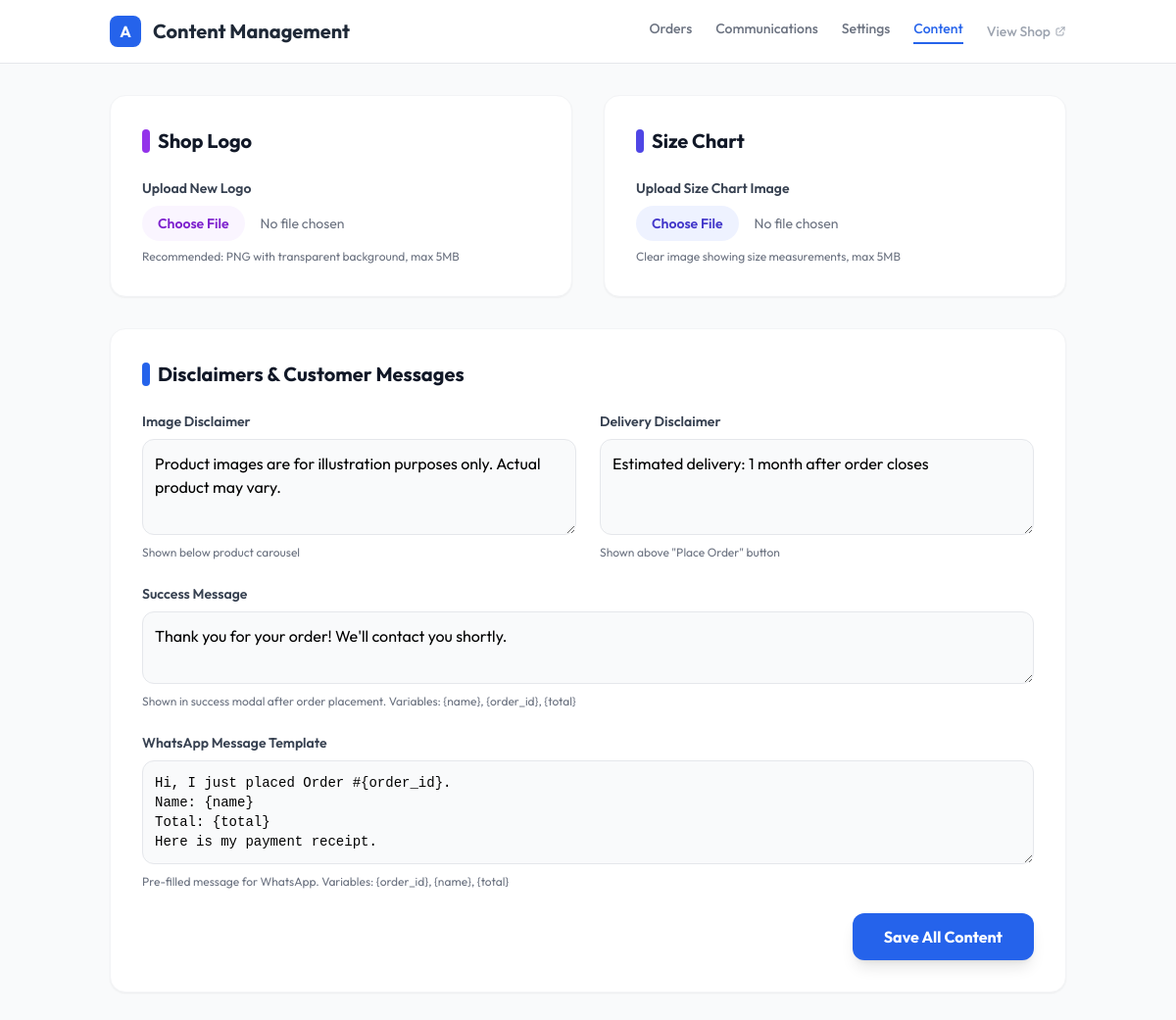
Screenshot of /admin/content.php (signed in) with the database file from the repository.
### tables this page shows
CREATE TABLE shop_settings (
    id INT PRIMARY KEY DEFAULT 1,
    shop_title VARCHAR(255) DEFAULT 'Jersey Shop',
    shop_description TEXT,
    admin_phone VARCHAR(20) DEFAULT '60123456789',
    payment_instructions TEXT,
    email_config TEXT,  
    image_disclaimer TEXT DEFAULT 'Product images are for illustration purposes only. Actual product may vary.',
    size_chart_image VARCHAR(255),
    delivery_disclaimer TEXT DEFAULT 'Estimated delivery: 1 month after order closes',
    success_message TEXT DEFAULT 'Thank you for your order! We\'ll contact you shortly.',
    whatsapp_message_template TEXT DEFAULT 'Hi, I just placed Order #{order_id}.\nName: {name}\nTotal: {total}\nHere is my payment receipt.',
    shop_logo VARCHAR(255)
);

### admin/content.php (the view, shortened to what this page needs)
<?php
require_once '../db.php';
$settings = $pdo->query("SELECT * FROM shop_settings WHERE id = 1")->fetch();
?>
<!DOCTYPE html>
<html lang="en">
<head>
    <script src="https://cdn.tailwindcss.com"></script>
</head>
<body class="bg-gray-50 min-h-screen" x-data="contentManager()">
    <nav class="bg-white border-b border-gray-200 sticky top-0 z-30">
        <div class="container mx-auto px-6 py-4 flex justify-between items-center">
            <div class="flex items-center gap-3">
                <div class="w-8 h-8 bg-blue-600 rounded-lg flex items-center justify-center text-white font-bold">A</div>
                <h1 class="text-xl font-bold text-gray-800">Content Management</h1>
            </div>
            <div class="flex gap-6 text-sm font-medium">
                <a href="index.php" class="text-gray-500 hover:text-gray-900 transition">Orders</a>
                <a href="communications.php" class="text-gray-500 hover:text-gray-900 transition">Communications</a>
                <a href="settings.php" class="text-gray-500 hover:text-gray-900 transition">Settings</a>
                <a href="content.php" class="text-blue-600 border-b-2 border-blue-600 pb-1">Content</a>
                <a href="../index.php" target="_blank" class="text-gray-400 hover:text-gray-600 flex items-center gap-1">
                    View Shop <svg class="w-3 h-3" fill="none" stroke="currentColor" viewBox="0 0 24 24"><path stroke-linecap="round" stroke-linejoin="round" stroke-width="2" d="M10 6H6a2 2 0 00-2 2v10a2 2 0 002 2h10a2 2 0 002-2v-4M14 4h6m0 0v6m0-6L10 14"></path></svg>
                </a>
            </div>
        </div>
    </nav>
    <div class="container mx-auto px-6 py-8">
        <div class="grid grid-cols-1 lg:grid-cols-2 gap-8 mb-8">
            <div class="bg-white p-8 rounded-2xl shadow-sm border border-gray-100">
                <h2 class="text-xl font-bold text-gray-900 mb-6 flex items-center gap-2">
                    <span class="w-2 h-6 bg-purple-600 rounded-full"></span>
                    Shop Logo
                </h2>
                <div class="space-y-4">
                    <div>
                        <label class="block text-sm font-semibold text-gray-700 mb-2">Upload New Logo</label>
                        <input type="file" @change="uploadFile($event, 'logo')" accept="image/*" class="block w-full text-sm text-gray-500 file:mr-4 file:py-2 file:px-4 file:rounded-full file:border-0 file:text-sm file:font-semibold file:bg-purple-50 file:text-purple-700 hover:file:bg-purple-100">
                        <p class="text-xs text-gray-500 mt-2">Recommended: PNG with transparent background, max 5MB</p>
                    </div>
                </div>
            </div>
            <div class="bg-white p-8 rounded-2xl shadow-sm border border-gray-100">
                <h2 class="text-xl font-bold text-gray-900 mb-6 flex items-center gap-2">
                    <span class="w-2 h-6 bg-indigo-600 rounded-full"></span>
                    Size Chart
                </h2>
                <div class="space-y-4">
                    <div>
                        <label class="block text-sm font-semibold text-gray-700 mb-2">Upload Size Chart Image</label>
                        <input type="file" @change="uploadFile($event, 'size_chart')" accept="image/*" class="block w-full text-sm text-gray-500 file:mr-4 file:py-2 file:px-4 file:rounded-full file:border-0 file:text-sm file:font-semibold file:bg-indigo-50 file:text-indigo-700 hover:file:bg-indigo-100">
                        <p class="text-xs text-gray-500 mt-2">Clear image showing size measurements, max 5MB</p>
                    </div>
                </div>
            </div>
        </div>
        <div class="bg-white p-8 rounded-2xl shadow-sm border border-gray-100">
            <h2 class="text-xl font-bold text-gray-900 mb-6 flex items-center gap-2">
                <span class="w-2 h-6 bg-blue-600 rounded-full"></span>
                Disclaimers & Customer Messages
            </h2>
            <form method="POST" class="space-y-6">
                <div class="grid grid-cols-1 md:grid-cols-2 gap-6">
                    <div>
                        <label class="block text-sm font-semibold text-gray-700 mb-2">Image Disclaimer</label>
                        <textarea name="image_disclaimer" rows="3" class="w-full bg-gray-50 border border-gray-200 rounded-xl p-3 focus:ring-2 focus:ring-blue-500 outline-none transition"><?= htmlspecialchars($settings['image_disclaimer']) ?></textarea>
                        <p class="text-xs text-gray-500 mt-1">Shown below product carousel</p>
                    </div>
                    <div>
                        <label class="block text-sm font-semibold text-gray-700 mb-2">Delivery Disclaimer</label>
                        <textarea name="delivery_disclaimer" rows="3" class="w-full bg-gray-50 border border-gray-200 rounded-xl p-3 focus:ring-2 focus:ring-blue-500 outline-none transition"><?= htmlspecialchars($settings['delivery_disclaimer']) ?></textarea>
                        <p class="text-xs text-gray-500 mt-1">Shown above "Place Order" button</p>
                    </div>
                </div>
                <div>
                    <label class="block text-sm font-semibold text-gray-700 mb-2">Success Message</label>
                    <textarea name="success_message" rows="2" class="w-full bg-gray-50 border border-gray-200 rounded-xl p-3 focus:ring-2 focus:ring-blue-500 outline-none transition"><?= htmlspecialchars($settings['success_message']) ?></textarea>
                    <p class="text-xs text-gray-500 mt-1">Shown in success modal after order placement. Variables: {name}, {order_id}, {total}</p>
                </div>
                <div>
                    <label class="block text-sm font-semibold text-gray-700 mb-2">WhatsApp Message Template</label>
                    <textarea name="whatsapp_message_template" rows="4" class="w-full bg-gray-50 border border-gray-200 rounded-xl p-3 focus:ring-2 focus:ring-blue-500 outline-none transition font-mono text-sm"><?= htmlspecialchars($settings['whatsapp_message_template']) ?></textarea>
                    <p class="text-xs text-gray-500 mt-1">Pre-filled message for WhatsApp. Variables: {order_id}, {name}, {total}</p>
                </div>
                <div class="flex justify-end">
                    <button type="submit" name="update_content" class="bg-blue-600 text-white px-8 py-3 rounded-xl font-bold shadow-lg hover:bg-blue-700 transition">Save All Content</button>
                </div>
            </form>
        </div>
    </div>
</body>
</html>

### admin/content.php (style rules this page uses)
body { font-family: 'Outfit', sans-serif; }

### rows the page displays
shop_settings: image_disclaimer "Product images are for illustration purposes only. Actual product may vary.", delivery_disclaimer "Estimated delivery: 1 month after order closes", success_message "Thank you for your order! We'll contact you shortly.", whatsapp_message_template "Hi, I just placed Order #{order_id}. Name: {name} Total: {total} Here is my payment receipt."
